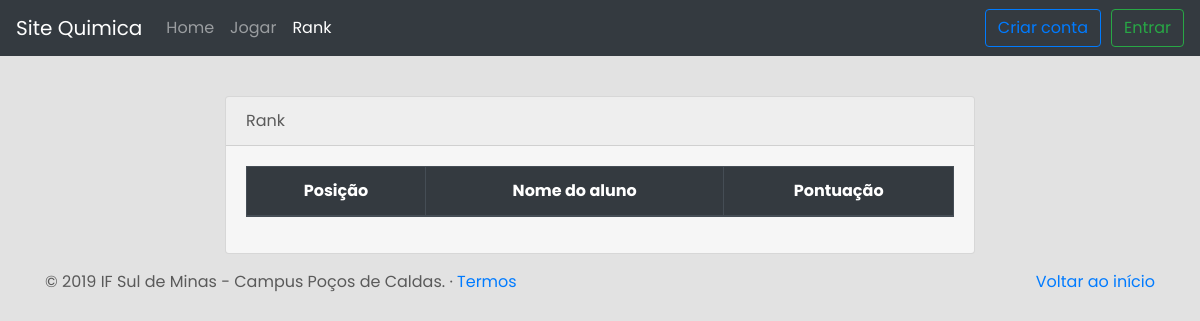
Page /rank.php on the earlier database version.
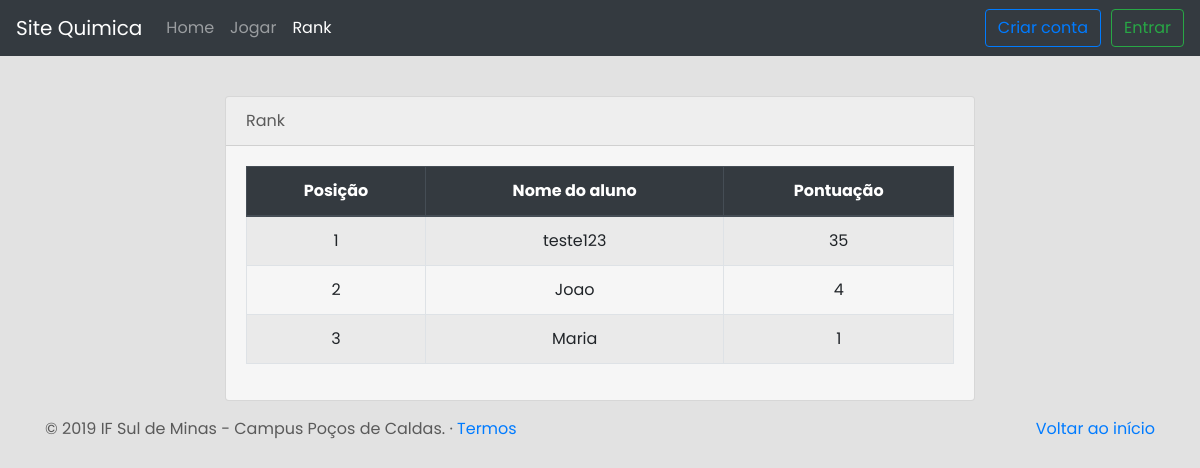
Same page on the later database version.
### tables this page shows
CREATE TABLE IF NOT EXISTS `usuario` (
  `id_usuario` int(11) NOT NULL AUTO_INCREMENT,
  `login_usuario` varchar(45) NOT NULL,
  `senha_usuario` varchar(45) NOT NULL,
  `perfil_usuario` varchar(45) NOT NULL,
  `nome_usuario` varchar(45) NOT NULL,
  `email_usuario` varchar(45) NOT NULL,
  `pontuacao_usuario` int(11) DEFAULT NULL,
  `jaRespondidas_usuario` varchar(45) DEFAULT NULL,
  PRIMARY KEY (`id_usuario`)
);

### rank.php (the view, shortened to what this page needs)
<?php
	include(HEADER_TEMPLATE);
    include_once("conexao.php");
?>
<link href="css/rank.css" rel="stylesheet">
<div class="container-fluid">
	<div class="col-sm-12 col-md-10 offset-md-1 col-lg-8 offset-lg-2">
		<form action="validaCadastrar.php" method="POST" id="registration-form" class="form-horizontal" onsubmit="">
			<div class="card mt-5">
				<div class="card-header">
					Rank
				</div>
				<div class="card-body">
                    <?php
                        $contador = 1;
                        $query = "SELECT nome_usuario, pontuacao_usuario, perfil_usuario FROM usuario ORDER BY pontuacao_usuario DESC";
                        if ($result = $conexao->query($query)) {
                            echo '
                            <table class="table table-striped table-bordered table-hover">
                                <thead class="thead-dark">
                                    <tr>
                                        <th scope="col">Posição</th>
                                        <th scope="col">Nome do aluno</th>
                                        <th scope="col">Pontuação</th>
                                    </tr>
                                </thead>
                            <tbody class="labeltexto">';
                            while ($linha = $result->fetch_assoc()) {
                                if ($linha['perfil_usuario'] == "Aluno") {
                                    echo '<tr scope="row">';
                                    echo '<td>'.$contador++.'</td> ';
                                    echo '<td>'.$linha['nome_usuario'].'</td>';
                                    echo'<td>'.$linha['pontuacao_usuario'].'</td>';
                                    echo '</tr>';
                                }
                            }
                            echo '
                            </tbody>
                            </table>';
                        }
                    ?>
				</div>
			</div>
		</form>
	</div>
</div>
<?php
	include(FOOTER_TEMPLATE);
?>

### inc/header.php (shortened to what this page needs)
<!doctype html>
<html lang="en">
    <head>
        <link rel="stylesheet" href="https://use.fontawesome.com/releases/v5.6.3/css/all.css">
        <link rel="stylesheet" href="https://stackpath.bootstrapcdn.com/bootstrap/4.3.1/css/bootstrap.min.css">
        <link href="css/carousel.css" rel="stylesheet">
        <link href="css/estilo.css" rel="stylesheet">
    </head>
    <body>
        <header>
            <nav class="navbar navbar-expand-md fixed-top navbar-dark bg-dark">
                <a class="navbar-brand" href="index.php">Site Quimica</a>
                <div class="collapse navbar-collapse" id="navbarCollapse">
                    <ul class="navbar-nav mr-auto">
                    <?php
                        $pagina = basename($_SERVER['PHP_SELF'],'.php');
                        if($pagina == "index"){
                            echo '<li class="nav-item active">
                            <a class="nav-link" href="index.php">Home <span class="sr-only">(current)</span></a>
                            </li>'.
                            ' <li class="nav-item">
                            <a class="nav-link" href="jogar.php">Jogar</a>
                            </li>';
                            if(isset($_SESSION['perfil_usuario']) && $_SESSION['perfil_usuario'] == "Professor"){
                            echo '<li class="nav-item">
                                <a class="nav-link" href="cadastrar.php">Cadastrar pergunta</a>
                            </li>';
                            }
                            echo '<li class="nav-item">
                            <a class="nav-link" href="rank.php">Rank</a>
                            </li>';
                        } else if ($pagina == "rank") {
                            echo '<li class="nav-item">
                            <a class="nav-link" href="index.php">Home</a>
                            </li>'.
                            ' <li class="nav-item">
                            <a class="nav-link" href="jogar.php">Jogar </a>
                            </li>';
                            echo ' <li class="nav-item active">
                            <a class="nav-link" href="rank.php">Rank<span class="sr-only">(current)</span></a>
                            </li>';
                        }
                    ?>
                    </ul>
                    <?php
                        if (!((isset($_SESSION['login_usuario']) && $_SESSION['login_usuario'] != "") &&
                        (isset($_SESSION['perfil_usuario']) && $_SESSION['perfil_usuario'] != ""))) {
                            echo '<form class="form-inline mt-2 mt-md-0">
                            <a id="btnCriarConta" class="btn btn-outline-primary my-2 my-sm-0" href="criarConta.php">Criar conta</a>
                        </form>';
                        }
                    ?>
                    <form class="form-inline mt-2 mt-md-0">
                        <?php
                            if ((isset($_SESSION['login_usuario']) && $_SESSION['login_usuario'] != "") &&
                            (isset($_SESSION['perfil_usuario']) && $_SESSION['perfil_usuario'] != "")) {
                                echo '<a class="btn btn-outline-danger my-2 my-sm-0" href="validaLogout.php">Sair</a>';
                            } else {
                                echo '<a class="btn btn-outline-success my-2 my-sm-0" href="login.php">Entrar</a>';
                            }
                        ?>
                    </form>
                </div>
            </nav>
        </header>

### inc/footer.php (shortened to what this page needs)
        <link rel="stylesheet" href="//code.jquery.com/ui/1.12.1/themes/base/jquery-ui.css">
        <footer class="container">
        <p class="float-right"><a href="#">Voltar ao início</a></p>
        <p>&copy; 2019 IF Sul de Minas - Campus Poços de Caldas. &middot; <a href="#">Termos</a></p>
</footer>
</body>
</html>

### css/carousel.css (style rules this page uses)
body { padding-top: 3rem; padding-bottom: 3rem; color: #5a5a5a; }

### css/estilo.css (style rules this page uses)
.card { margin-bottom: 1em; background: #f6f6f6; }
body { font-family: 'Poppins', sans-serif; background: #e2e2e2; }
#btnCriarConta { margin-right: 10px; }

### css/rank.css (style rules this page uses)
td,th { text-align: center; vertical-align: middle; }

Differences in the rows shown:
added usuario: nome_usuario "teste123", pontuacao_usuario "35"
added usuario: nome_usuario "Joao", pontuacao_usuario "4"
added usuario: nome_usuario "Maria", pontuacao_usuario "1"
